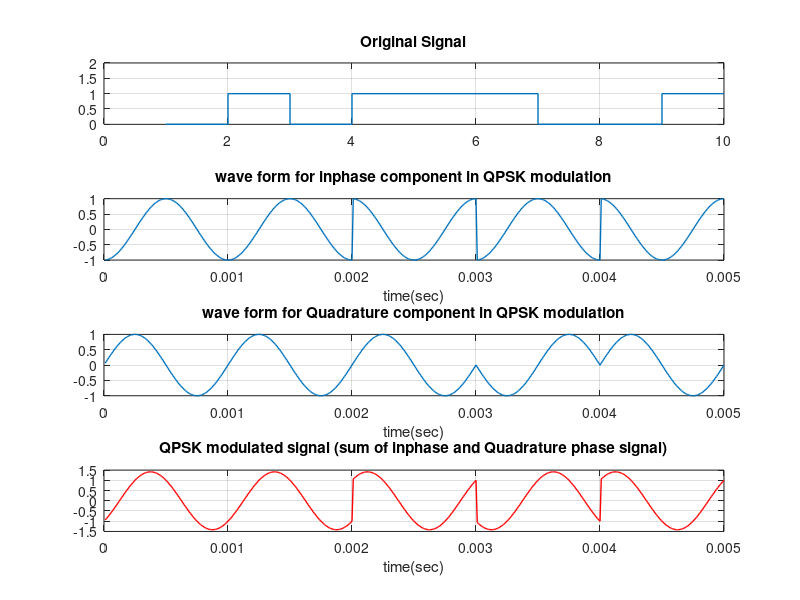

MATLAB code to generate this figure:
clc;
clear all;
close all;
data=[0 1 0 1 1 1 0 0 1 1]; 

subplot(4,1,1);
stairs(data,'linewidth',1), grid on;
title('Original Signal');
axis([ 0 10 0 2]);

data_NZR=2*data-1; % Data Represented at NZR form for QPSK modulation
s_p_data=reshape(data_NZR,2,length(data)/2);  % S/P convertion of data

br=10.^3; %Let us transmission bit rate  1000000
f=br; % minimum carrier frequency
T=1/br; % bit duration
t=T/99:T/99:T; % Time vector for one bit information



%% QPSK modulation
y=[];
y_in=[];
y_qd=[];
for(i=1:length(data)/2)
    y1=s_p_data(1,i)*cos(2*pi*f*t); % inphase component
    y2=s_p_data(2,i)*sin(2*pi*f*t) ;% Quadrature component
    y_in=[y_in y1]; % inphase signal vector
    y_qd=[y_qd y2]; %quadrature signal vector
    y=[y y1+y2]; % modulated signal vector
end
Tx_sig=y; % transmitting signal after modulation
tt=T/99:T/99:(T*length(data))/2;

subplot(4,1,2);
plot(tt,y_in,'linewidth',1), grid on;
title(' wave form for inphase component in QPSK modulation ');
xlabel('time(sec)');

subplot(4,1,3);
plot(tt,y_qd,'linewidth',1), grid on;
title(' wave form for Quadrature component in QPSK modulation ');
xlabel('time(sec)');

subplot(4,1,4);
plot(tt,Tx_sig,'r','linewidth',1), grid on;
title('QPSK modulated signal (sum of inphase and Quadrature phase signal)');
xlabel('time(sec)');

%% QPSK demodulation
Rx_data=[];
Rx_sig=Tx_sig; % Received signal
for(i=1:1:length(data)/2)

    %% inphase coherent dector 
    Z_in=Rx_sig((i-1)*length(t)+1:i*length(t)).*cos(2*pi*f*t); 
    % above line indicat multiplication of received & inphase carred signal
    
    Z_in_intg=(trapz(t,Z_in))*(2/T);% integration using trapizodial rull
    if(Z_in_intg>0) % Decession Maker
        Rx_in_data=1;
    else
       Rx_in_data=0; 
    end
    
    %% Quadrature coherent dector
    Z_qd=Rx_sig((i-1)*length(t)+1:i*length(t)).*sin(2*pi*f*t);
    %above line indicat multiplication ofreceived & Quadphase carred signal
    
    Z_qd_intg=(trapz(t,Z_qd))*(2/T);%integration using trapizodial rull
        if (Z_qd_intg>0)% Decession Maker
        Rx_qd_data=1;
        else
       Rx_qd_data=0; 
        end
        
        Rx_data=[Rx_data  Rx_in_data  Rx_qd_data]; % Received Data vector
end

disp(Rx_data);
